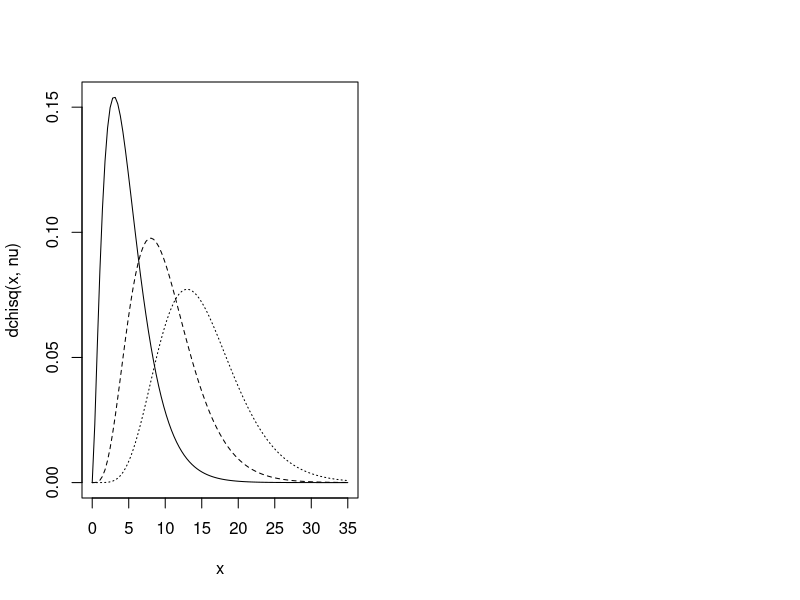

R code for this plot: (Note: this script raises an error after producing the figure.)
x <- seq(0, 35, length = 101)
nu <- c(5, 10, 15)
ylabel <- c('dchisq(x, nu)', 'pchisq(x, nu)')
par(mfrow = c(1, 2))
plot(x, dchisq(x, nu[1]), type = 'l', ylab = ylabel[1])
lines(x, dchisq(x, nu[2]), lty = 2)
lines(x, dchisq(x, nu[3]), lty = 3)
text(locator(), labels = c('nu = 5', 'nu = 10', 'nu = 15'),
  pos = 4)
plot(x, pchisq(x, nu[1]), type = 'l', ylab = ylabel[2])
lines(x, pchisq(x, nu[2]), lty = 2)
lines(x, pchisq(x, nu[3]), lty = 3)
text(locator(), labels = c('nu = 5', 'nu = 10', 'nu = 15'),
  pos = 4)